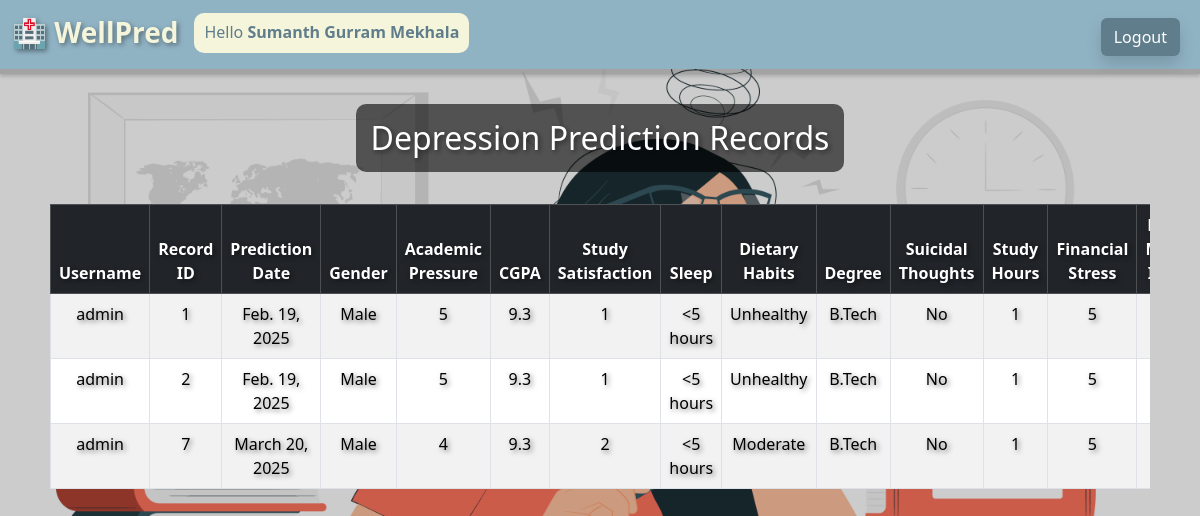
The app's page /depression/records (signed in), older data.
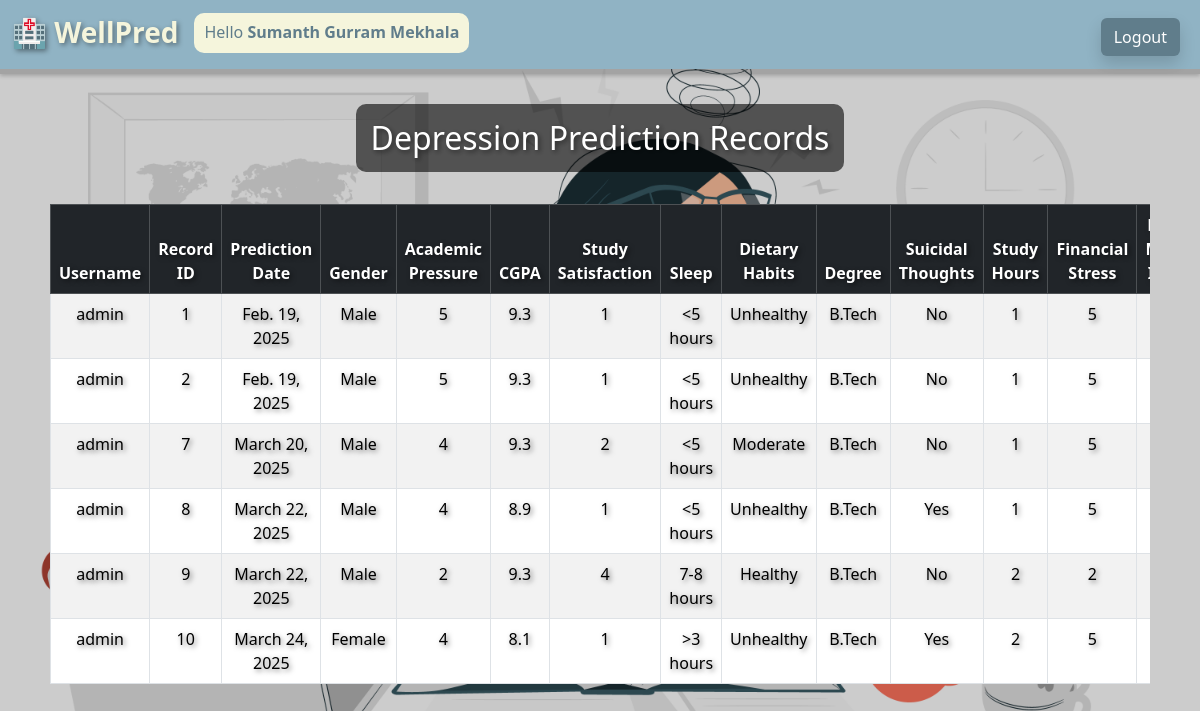
The same page, newer data.
### app1/models.py (models this page shows, shortened)
class DepressionRecord(models.Model):
    GENDER_CHOICES = [
        (1, "Male"),
        (0, "Female")
    ]
    SLEEP_CHOICES = [
        (0, "5-6 hours"),
        (1, "7-8 hours"),
        (2, "<5 hours"),
        (3, ">3 hours")
    ]
    DIETARY_CHOICES = [
        (0, "Healthy"),
        (1, "Moderate"),
        (3, "Unhealthy")
    ]
    DEGREE_CHOICES = [
        (11, "Class 12"),
        (2, "B.Ed"),
        (1, "B.Com"),
        (0, "B.Arch"),
        (7, "BCA"),
        (25, "MSc"),
        (4, "B.Tech"),
        (21, "MCA"),
        (17, "M.Tech"),
        (9, "BHM"),
        (10, "BSc"),
        (15, "M.Ed"),
        (3, "B.Pharm"),
        (14, "M.Com"),
        (6, "BBA"),
        (20, "MBBS"),
        (12, "LLB"),
        (8, "BE"),
        (5, "BA"),
        (16, "M.Pharm"),
        (22, "MD"),
        (19, "MBA"),
        (18, "MA"),
        (27, "PhD"),
        (13, "LLM"),
        (24, "MHM"),
        (23, "ME"),
        (26, "Others"),
    ]
    PREDICTION_CHOICES = [
        (1, "Positive"),
        (0, "Negative")
    ]
    user_id = models.ForeignKey(User, on_delete=models.CASCADE)
    record_id = models.AutoField(primary_key=True)
    prediction_date = models.DateField(auto_now_add=True)
    gender = models.IntegerField(choices=GENDER_CHOICES)
    academic_pressure = models.IntegerField()
    cgpa = models.FloatField()
    study_satisf = models.IntegerField()
    sleep = models.IntegerField(choices=SLEEP_CHOICES)
    dietary_habits = models.IntegerField(choices=DIETARY_CHOICES)
    degree = models.IntegerField(choices=DEGREE_CHOICES)
    suicidal = models.BooleanField(default=False)
    study_hours = models.IntegerField()
    financial_stress = models.IntegerField()
    family_mental_illness = models.BooleanField(default=False)
    prediction = models.IntegerField(choices=PREDICTION_CHOICES)

### app1/views.py (the view)
@login_required(login_url="loginuser")
def render_depression_records(request):
    if request.user.is_authenticated:
        print("YASSS")
        records = DepressionRecord.objects.filter(user_id=request.user)
    else:
        print("NAURR")
        records = None
    return render(request, "depress_records.html", {"records":records})

### templates/depress_records.html (shortened to what this page needs)
<!doctype html>
<html lang="en">
<head>
    <link href="https://cdn.jsdelivr.net/npm/bootstrap@5.3.3/dist/css/bootstrap.min.css" rel="stylesheet">
    {% load static %}
</head>
<body>
    {% include 'navbar.html' %}
    <div class="content">
        <h2 class="heading-background">Depression Prediction Records</h2>
        {% if records %}
            <div class="table-responsive mt-4">
                <table class="table table-bordered table-striped text-center">
                    <thead class="table-dark">
                        <tr>
                            <th>Username</th>
                            <th>Record ID</th>
                            <th>Prediction Date</th>
                            <th>Gender</th>
                            <th>Academic Pressure</th>
                            <th>CGPA</th>
                            <th>Study Satisfaction</th>
                            <th>Sleep</th>
                            <th>Dietary Habits</th>
                            <th>Degree</th>
                            <th>Suicidal Thoughts</th>
                            <th>Study Hours</th>
                            <th>Financial Stress</th>
                            <th>Family Mental Illness</th>
                        </tr>
                    </thead>
                    <tbody>
                        {% for record in records %}
                        <tr>
                            <td>{{ record.user_id }}</td>
                            <td>{{ record.record_id }}</td>
                            <td>{{ record.prediction_date }}</td>
                            <td>{{ record.get_gender_display }}</td>
                            <td>{{ record.academic_pressure }}</td>
                            <td>{{ record.cgpa }}</td>
                            <td>{{ record.study_satisf }}</td>
                            <td>{{ record.get_sleep_display }}</td>
                            <td>{{ record.get_dietary_habits_display }}</td>
                            <td>{{ record.get_degree_display }}</td>
                            <td>{{ record.suicidal|yesno:"Yes,No" }}</td>
                            <td>{{ record.study_hours }}</td>
                            <td>{{ record.financial_stress }}</td>
                            <td>{{ record.family_mental_illness|yesno:"Yes,No" }}</td>
                        </tr>
                        {% endfor %}
                    </tbody>
                </table>
            </div>
        {% else %}
            <div class="no-records">
                <h4 class="heading-background">You have no previous prediction records</h4>
            </div>
        {% endif %}
    </div>
</body>
</html>

### templates/navbar.html (shortened to what this page needs)
<nav class="navbar navbar-expand-lg" style="padding-bottom: 0%; padding-top: 0%; border-bottom: 5px solid rgba(0, 0, 0, 0.2); box-shadow: 0px 2px 4px rgba(0, 0, 0, 0.2);">
    <div class="container-fluid" style="background-color: #90b3c4; padding-top: 10px; padding-bottom: 5px;">
        <a class="navbar-brand" href="{% url 'homepage' %}">
            <h3 style="color: beige; text-shadow: 2px 2px 5px rgba(0, 0, 0, 0.4);"><strong>🏥 WellPred</strong></h3>
        </a>
        <div class="collapse navbar-collapse" id="navbarSupportedContent">
            <ul class="navbar-nav me-auto mb-2 mb-lg-0">
                {% if request.user.is_authenticated %}
                <li class="nav-item">
                    <div style="background-color: beige; border: 10px; border-radius: 10px;">
                        <h6 align="center" style="padding: 10px; color: #607D8B;">
                            Hello <strong>{{ request.user.first_name }} {{ request.user.last_name }}</strong>
                        </h6>
                    </div>
                </li>
                {% endif %}
            </ul>
            <ul class="navbar-nav ms-auto">
                {% if request.user.is_authenticated %}
                <li class="nav-item">
                    <a href="{% url 'logoutuser' %}" class="nav-link">
                        <button class="btn shadow" type="submit" style="box-shadow: 2px 2px 6px rgba(0, 0, 0, 0.4); background-color: #607D8B; color: white">Logout</button>
                    </a>
                </li>
                {% endif %}
            </ul>
        </div>
    </div>
</nav>

Row changes from the older to the newer data that the page shows:
added DepressionRecord: user_id "admin", record_id "8", prediction_date "March 22, 2025", gender "Male", academic_pressure "4", cgpa "8.9", study_satisf "1", sleep "<5 hours", dietary_habits "Unhealthy", degree "B.Tech", suicidal "Yes", study_hours "1", financial_stress "5"
added DepressionRecord: user_id "admin", record_id "9", prediction_date "March 22, 2025", gender "Male", academic_pressure "2", cgpa "9.3", study_satisf "4", sleep "7-8 hours", dietary_habits "Healthy", degree "B.Tech", suicidal "No", study_hours "2", financial_stress "2"
added DepressionRecord: user_id "admin", record_id "10", prediction_date "March 24, 2025", gender "Female", academic_pressure "4", cgpa "8.1", study_satisf "1", sleep ">3 hours", dietary_habits "Unhealthy", degree "B.Tech", suicidal "Yes", study_hours "2", financial_stress "5"
